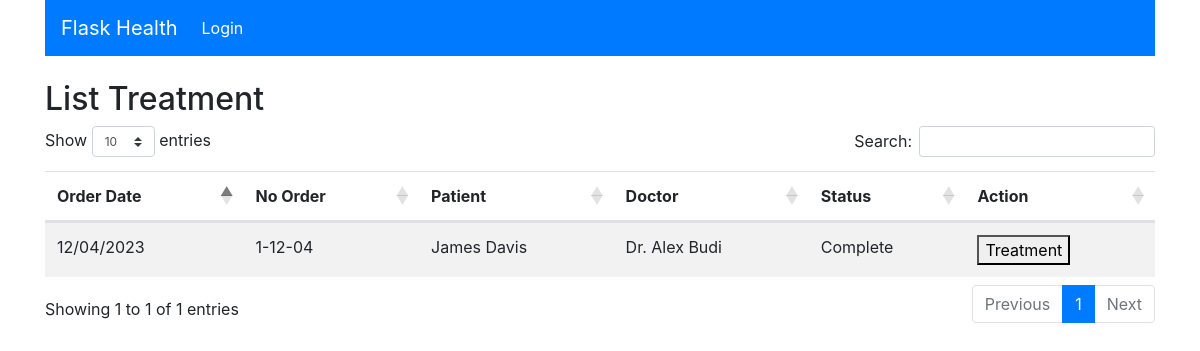
Page /treatment on the earlier database version.
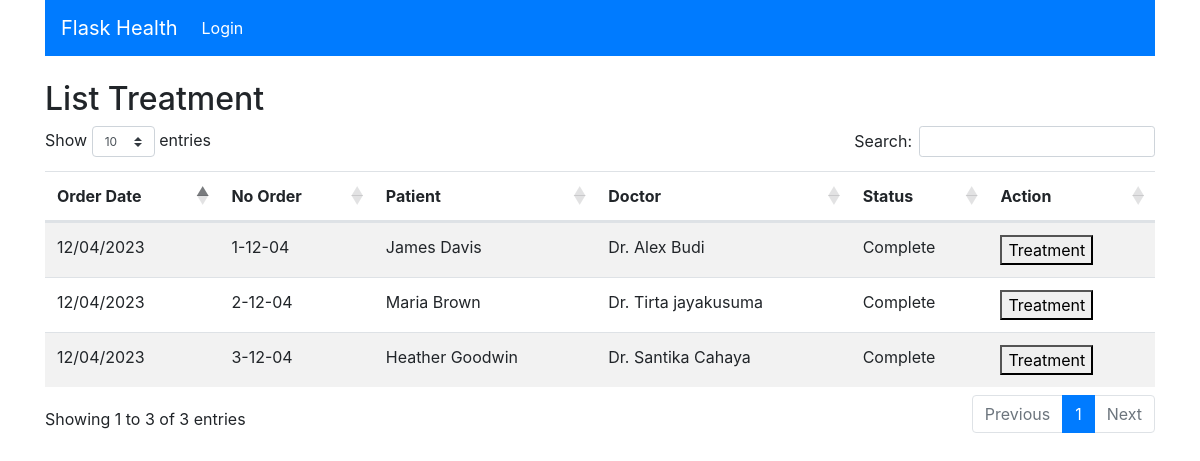
Same page on the later database version.
### flask_health/models/order.py (models this page shows, shortened)
class Order(db.Model):
    __tablename__ = "order"
    id = db.Column(db.String(36), primary_key=True)
    patient_id = db.Column(db.String(36), db.ForeignKey("patient.id"), nullable=False)
    order_date = db.Column(db.DateTime)
    payment_method = db.Column(db.String(100))
    total_price = db.Column(db.Integer)
    order_no = db.Column(db.Integer)
    order_steps = db.Column(db.Integer)
    order_status = db.Column(db.String(100))
    order_sub_status = db.Column(db.String(100))
    doctor_id = db.Column(db.String(36), db.ForeignKey("doctor.id"), nullable=False)
    treatments = db.relationship("Treatment", backref="order", lazy=True)
    desc = db.Column(db.Text)
    isDeleted = db.Column(db.Boolean)
    created_at = db.Column(db.DateTime)
    created_by = db.Column(db.String(100))
    updated_at = db.Column(db.DateTime)
    updated_by = db.Column(db.String(100))
    def calculate_order_no(self):
        return str(self.order_no) + "-" + self.order_date.strftime("%d-%m")
    def getFormatOrderDate(self):
        return self.order_date.strftime("%d/%m/%Y")
    def getOrderStatus(self, desirableSteps):
        if self.order_steps == desirableSteps:
            return self.order_status
        elif self.order_steps > desirableSteps:
            return "Complete"
        else:
            return "Not Submitted"

### flask_health/models/doctor.py (models this page shows, shortened)
class Doctor(db.Model):
    __tablename__ = "doctor"
    id = db.Column(db.String(36), primary_key=True)
    name = db.Column(db.String(100))
    isDeleted = db.Column(db.Boolean)
    created_at = db.Column(db.DateTime)
    created_by = db.Column(db.String(100))
    updated_at = db.Column(db.DateTime)
    updated_by = db.Column(db.String(100))

### flask_health/views/treatment.py (the view)
@app.route("/treatment", methods=["GET"])
def treatmentList():
    result = (
        db.session.query(Order, Patient, Doctor)
        .select_from(Order)
        .join(Patient)
        .join(Doctor)
        .filter(
            or_(
                Order.order_steps > 2,
                and_(Order.order_steps == 2, Order.order_status == "Complete"),
            )
        )
        .all()
    )
    treatmentResultList = []
    for order, patient, doctor in result:
        treatmentResultList.append(
            TreatmentViewModel(
                order.id,
                order.calculate_order_no(),
                order.getFormatOrderDate(),
                patient.first_name + " " + patient.last_name,
                doctor.name,
                order.getOrderStatus(3),
            )
        )
    return render_template(
        "treatment/list.html", treatmentResultList=treatmentResultList
    )

### flask_health/templates/treatment/list.html (shortened to what this page needs)
{% extends "layout.html" %}
{% block body %}
<br />
<h2>List Treatment</h2>
<table id="data" class="table table-striped">
    <thead>
        <tr>
            <th>Order Date</th>
            <th>No Order</th>
            <th>Patient</th>
            <th>Doctor</th>
            <th>Status</th>
            <th>Action</th>
        </tr>
    </thead>
    <tbody>
        {% for treatmentResult in treatmentResultList %}
        <tr>
            <td>{{ treatmentResult.order_date }}</td>
            <td>{{ treatmentResult.order_no }}</td>
            <td>{{ treatmentResult.patient_name }}</td>
            <td>{{ treatmentResult.doctor_name }}</td>
            <td>{{ treatmentResult.order_status }}</td>
            <td>
                <button><a style="color: #000000;"
                        href="{{ url_for('treatmentEntries' ,  id=treatmentResult.id) }}">Treatment</a></button>
            </td>
        </tr>
        {% endfor %}
    </tbody>
</table>
{% endblock %}

Differences in the rows shown:
now on this page (row edited): Order: order_date "12/04/2023", order_no "2-12-04", patient_name "Maria Brown", doctor_name "Dr. Tirta jayakusuma", order_status "Complete"
added Order: order_date "12/04/2023", order_no "3-12-04", patient_name "Heather Goodwin", doctor_name "Dr. Santika Cahaya", order_status "Complete"
Other differences:
text written by a page script: "Show entries Search: Showing 1 to 1 of 1 entries Previous 1 Next" → "Show entries Search: Showing 1 to 3 of 3 entries Previous 1 Next"
